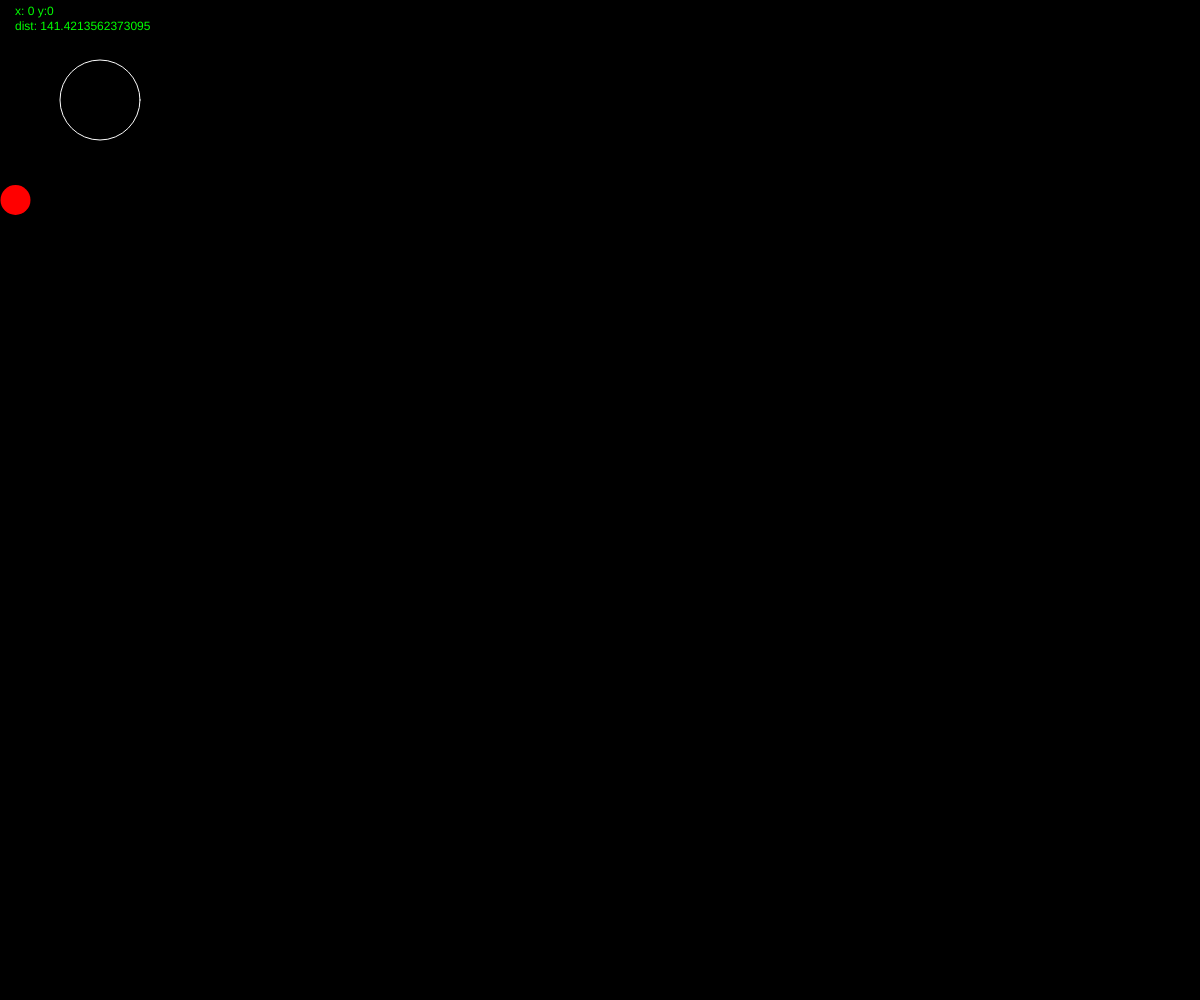
Frame 1 (no input)
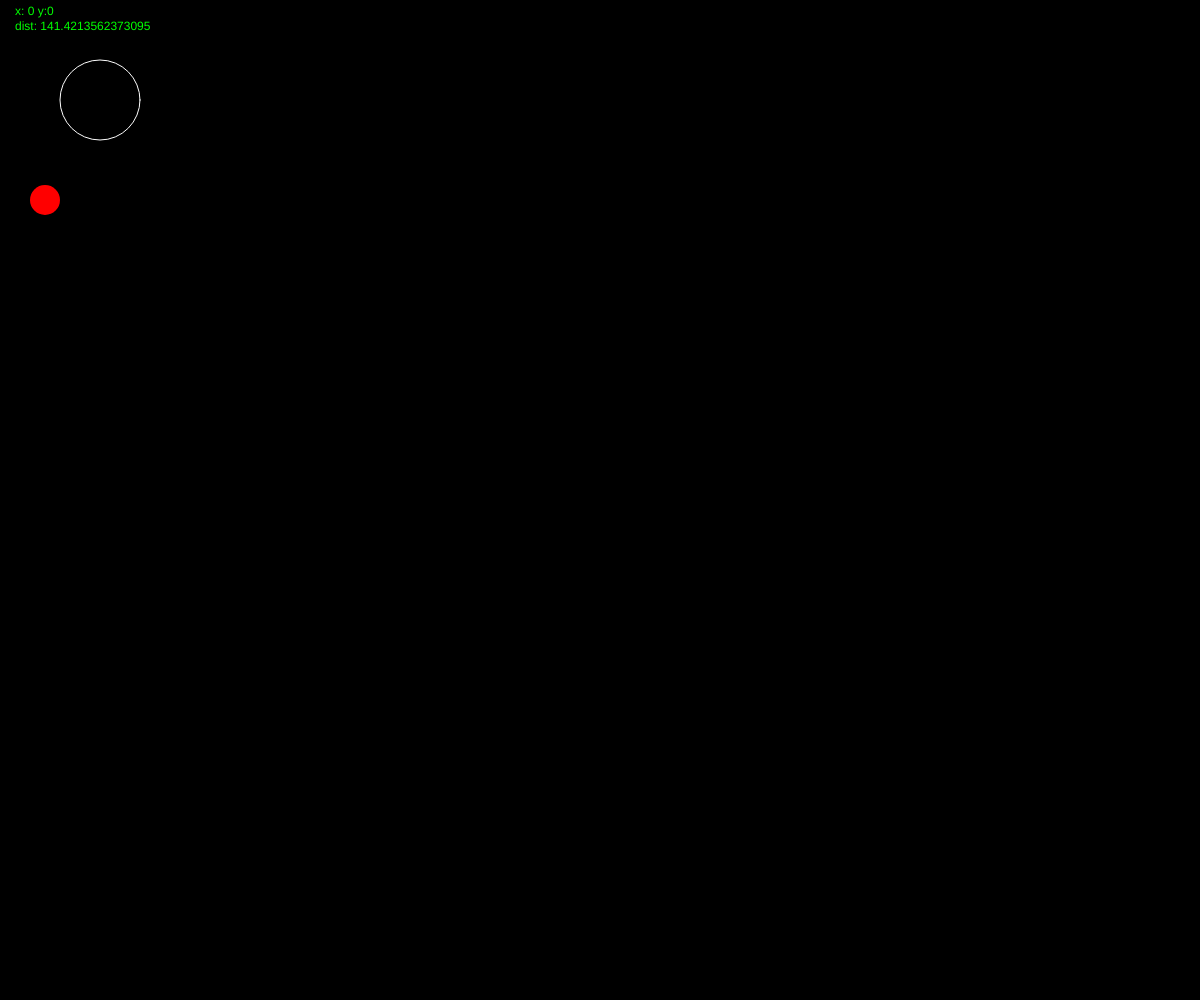
Frame 60 (no input)
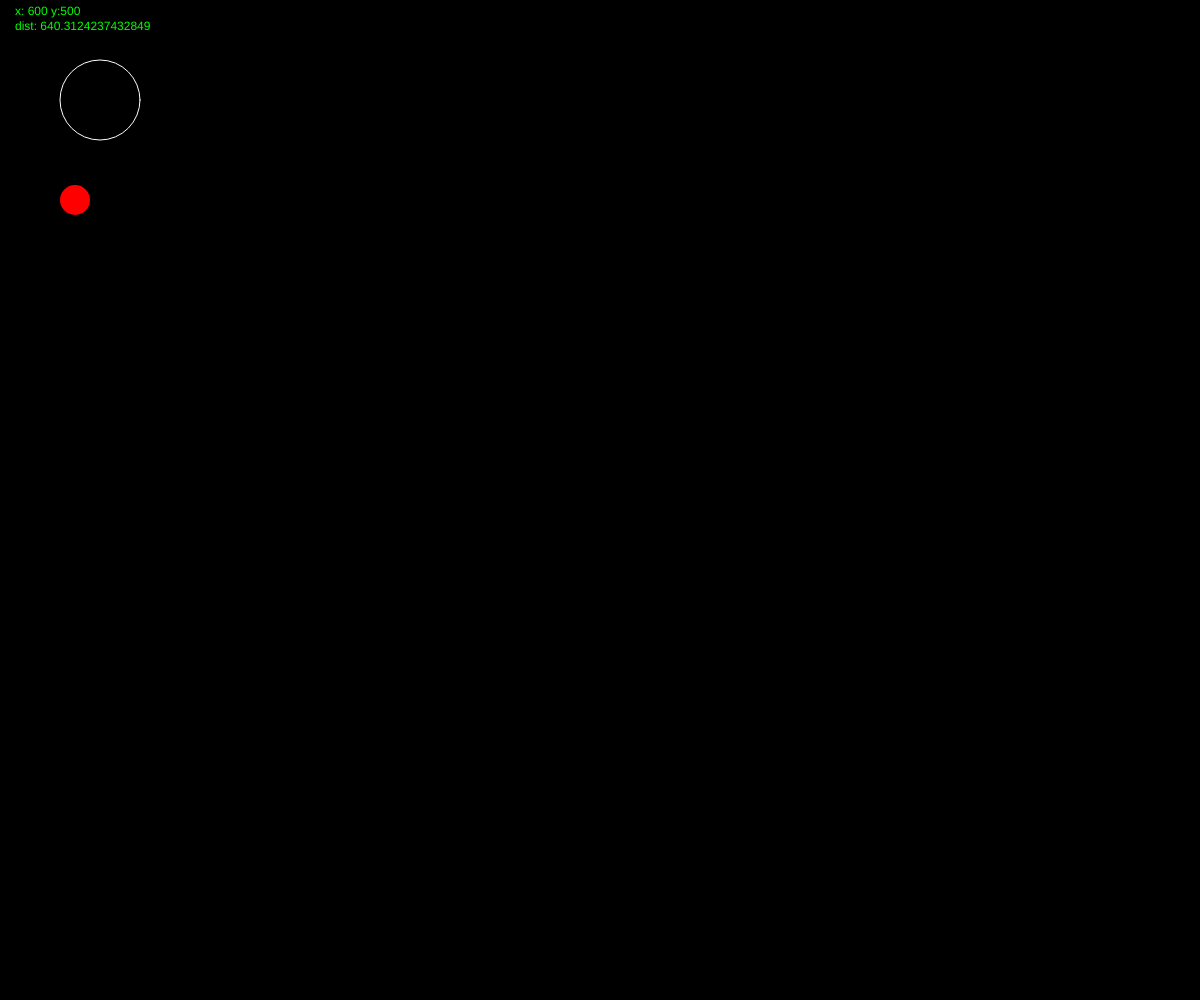
Frame 120 (the mouse pressed at the canvas centre since frame 60)

The p5.js sketch that drew these frames (run headless with seeded random() and noise() and a simulated clock; from frame 60 on, the mouse is pressed at the canvas centre):

// p5.js sketch
// ── sketch.js
let buttonX = 100;
let buttonY = 100;
let buttonD = 80;
let hovering = false;
//boolean variable that tracks whether the mouse is hovering over my button

let r = 0;//variable to hold red amount
let g = 0;//variable to hold green amount
let b = 0;//variable to hold blue amount

let ballX;//var to remember ball position
let ballSpeed = 0.5;
let ballDiameter = 30;

function setup() {
  createCanvas(windowWidth, windowHeight);
  background(0);
  ballX = ballDiameter / 2;
}

function draw() {

  background(r, g, b);//use r g and b variables for bg color
  strokeWeight(1);//resets strokeweight to 1
  fill(0, 255, 0); //green fill
  text("x: " + mouseX + " y:" + mouseY, 15, 15);
  let distance = dist(mouseX, mouseY, buttonX, buttonY);
  text("dist: " + distance, 15, 30);


  stroke(255);//white stroke
  noFill(); //resets fill to none
  
  

  if (distance < buttonD / 2){
    //IS the distance between the mouse and the center of the button LESS THAN the radius?
    fill(50);
    hovering = true; //FLIPPED hovering variable
    if (mouseIsPressed) {
      strokeWeight(3);
    }
    ballX = ballX + ballSpeed;
    } else {
      hovering = false;
    }
  

  circle(buttonX, buttonY, buttonD);

  fill("red");
  noStroke();

  if (ballX > width-(ballDiameter/2) || ballX < ballDiameter/2) {
    ballSpeed = -ballSpeed;
  }
  ballX = ballX + ballSpeed;
  //In the above example, we are incrementing ballX by a quantity of ballSpeed.
  //These variables are global and set at the top
  circle(ballX, 200, 30);//circle uses ballX for x pos
  
}

function mousePressed() {
  //the mousePressed function runs enclosed code ONCE whent the mouse is pressed down
  if (hovering == true) {
  r = random(255);
  g = random(255);
  b = random(255);
  ballSpeed = -ballSpeed;
  }

}
